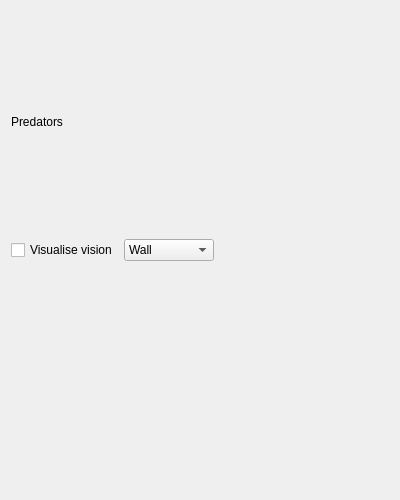
<?xml version="1.0" encoding="UTF-8"?>
<ui version="4.0">
 <class>multi_move_predator_widget</class>
 <widget class="QWidget" name="multi_move_predator_widget">
  <property name="geometry">
   <rect>
    <x>0</x>
    <y>0</y>
    <width>400</width>
    <height>500</height>
   </rect>
  </property>
  <property name="windowTitle">
   <string>Form</string>
  </property>
  <layout class="QVBoxLayout" name="verticalLayout">
   <item>
    <widget class="QLabel" name="title">
     <property name="text">
      <string>Predators</string>
     </property>
    </widget>
   </item>
   <item>
    <layout class="QHBoxLayout" name="vision_layout">
     <property name="spacing">
      <number>6</number>
     </property>
     <item>
      <widget class="QCheckBox" name="vision_toggle">
       <property name="text">
        <string>Visualise vision</string>
       </property>
      </widget>
     </item>
     <item>
      <widget class="QComboBox" name="vision_texture">
       <item>
        <property name="text">
         <string>Wall</string>
        </property>
       </item>
       <item>
        <property name="text">
         <string>Herbivores</string>
        </property>
       </item>
       <item>
        <property name="text">
         <string>Predators</string>
        </property>
       </item>
      </widget>
     </item>
     <item>
      <spacer name="horizontalSpacer">
       <property name="orientation">
        <enum>Qt::Horizontal</enum>
       </property>
       <property name="sizeHint" stdset="0">
        <size>
         <width>40</width>
         <height>20</height>
        </size>
       </property>
      </spacer>
     </item>
    </layout>
   </item>
   <item>
    <widget class="fitness_graph" name="fitness" native="true"/>
   </item>
  </layout>
 </widget>
 <customwidgets>
  <customwidget>
   <class>fitness_graph</class>
   <extends>QWidget</extends>
   <header>../../ui/fitness_graph.h</header>
   <container>1</container>
  </customwidget>
 </customwidgets>
 <resources/>
 <connections/>
</ui>
